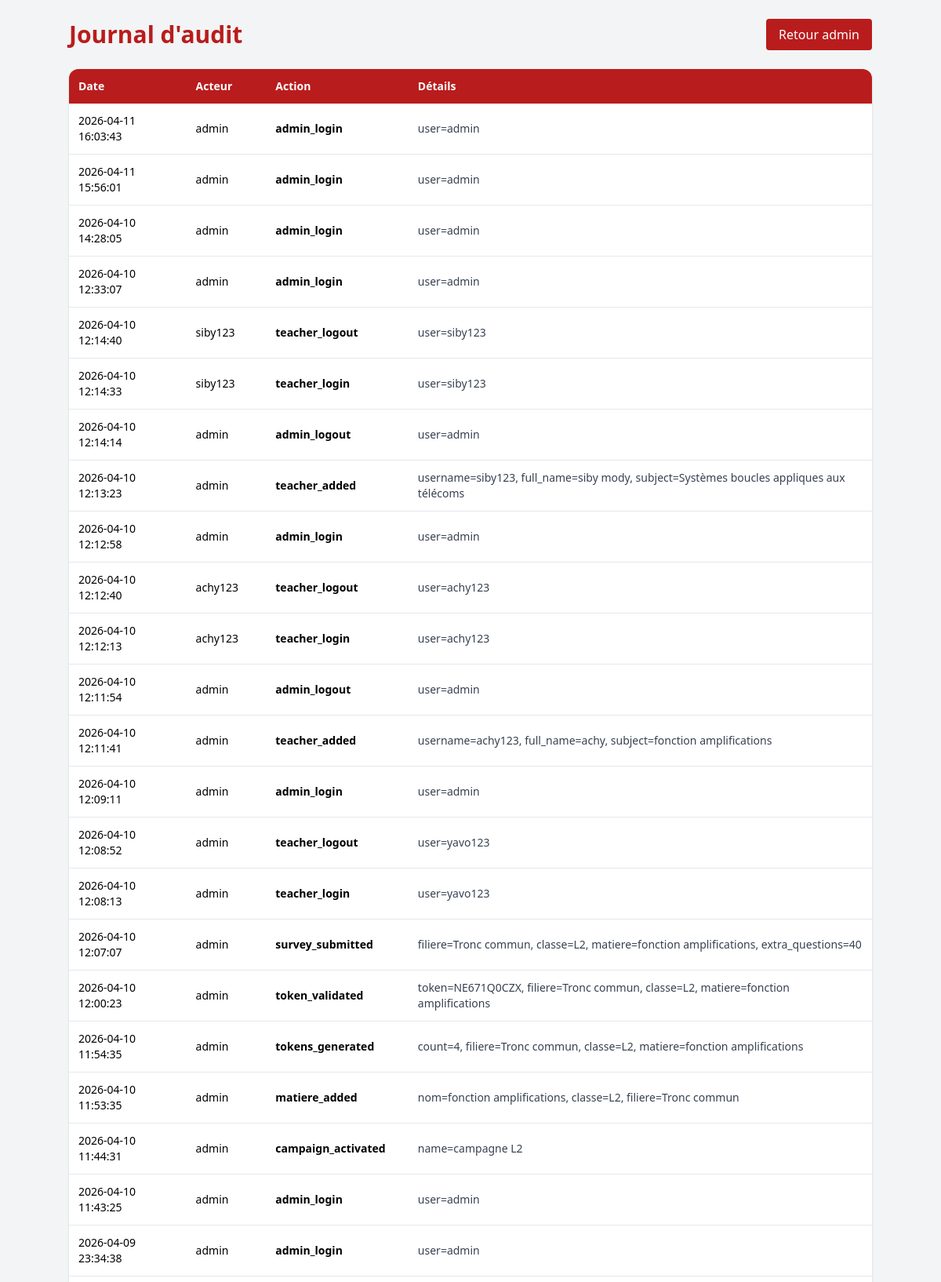
Screenshot of /admin/audit (signed in, upper part) with the database file from the repository.
### app.py (models this page shows)
class AuditLog(db.Model):
    id = db.Column(db.Integer, primary_key=True)
    actor = db.Column(db.String(120), nullable=False)
    action = db.Column(db.String(120), nullable=False)
    details = db.Column(db.String(500), nullable=True)
    created_at = db.Column(db.DateTime, nullable=False, default=datetime.utcnow)

### app.py (the view)
@app.route('/admin/audit', methods=['GET'])
def admin_audit():
    if not ensure_admin_session():
        return redirect(url_for('login'))
    logs = AuditLog.query.order_by(AuditLog.created_at.desc()).limit(300).all()
    return render_template('audit_logs.html', logs=logs)

### app.py (called while the page is built)
def ensure_admin_session():
    if not session.get('admin'):
        flash('Veuillez vous connecter pour accéder à cette page.', 'danger')
        return False
    return True

### templates/audit_logs.html (shortened to what this page needs)
<!DOCTYPE html>
<html lang="fr">
<head>
    <link rel="stylesheet" href="https://cdnjs.cloudflare.com/ajax/libs/tailwindcss/2.2.19/tailwind.min.css">
</head>
<body class="bg-gray-100 min-h-screen p-6">
    <div class="container mx-auto">
        <div class="flex justify-between items-center mb-6">
            <h1 class="text-3xl font-bold text-red-700">Journal d'audit</h1>
            <a href="{{ url_for('admin') }}" class="bg-red-700 text-white px-4 py-2 rounded hover:bg-red-800">Retour admin</a>
        </div>
        <div class="bg-white rounded-xl shadow overflow-x-auto">
            <table class="w-full text-sm">
                <thead class="bg-red-700 text-white">
                    <tr>
                        <th class="p-3 text-left">Date</th>
                        <th class="p-3 text-left">Acteur</th>
                        <th class="p-3 text-left">Action</th>
                        <th class="p-3 text-left">Détails</th>
                    </tr>
                </thead>
                <tbody>
                    {% for log in logs %}
                        <tr class="border-b">
                            <td class="p-3">{{ log.created_at.strftime('%Y-%m-%d %H:%M:%S') }}</td>
                            <td class="p-3">{{ log.actor }}</td>
                            <td class="p-3 font-semibold">{{ log.action }}</td>
                            <td class="p-3 text-gray-700">{{ log.details }}</td>
                        </tr>
                    {% else %}
                        <tr><td class="p-4 text-gray-500" colspan="4">Aucun log disponible.</td></tr>
                    {% endfor %}
                </tbody>
            </table>
        </div>
    </div>
</body>
</html>

### rows the page displays
AuditLog: created_at "2026-04-11 16:03:43", actor "admin", action "admin_login", details "user=admin"
AuditLog: created_at "2026-04-11 15:56:01", actor "admin", action "admin_login", details "user=admin"
AuditLog: created_at "2026-04-10 14:28:05", actor "admin", action "admin_login", details "user=admin"
AuditLog: created_at "2026-04-10 12:33:07", actor "admin", action "admin_login", details "user=admin"
AuditLog: created_at "2026-04-10 12:14:40", actor "siby123", action "teacher_logout", details "user=siby123"
AuditLog: created_at "2026-04-10 12:14:33", actor "siby123", action "teacher_login", details "user=siby123"
AuditLog: created_at "2026-04-10 12:14:14", actor "admin", action "admin_logout", details "user=admin"
AuditLog: created_at "2026-04-10 12:13:23", actor "admin", action "teacher_added", details "username=siby123, full_name=siby mody, subject=Systèmes boucles appliques aux télécoms"
AuditLog: created_at "2026-04-10 12:12:58", actor "admin", action "admin_login", details "user=admin"
AuditLog: created_at "2026-04-10 12:12:40", actor "achy123", action "teacher_logout", details "user=achy123"
AuditLog: created_at "2026-04-10 12:12:13", actor "achy123", action "teacher_login", details "user=achy123"
AuditLog: created_at "2026-04-10 12:11:54", actor "admin", action "admin_logout", details "user=admin"
AuditLog: created_at "2026-04-10 12:11:41", actor "admin", action "teacher_added", details "username=achy123, full_name=achy, subject=fonction amplifications"
AuditLog: created_at "2026-04-10 12:09:11", actor "admin", action "admin_login", details "user=admin"
AuditLog: created_at "2026-04-10 12:08:52", actor "admin", action "teacher_logout", details "user=yavo123"
AuditLog: created_at "2026-04-10 12:08:13", actor "admin", action "teacher_login", details "user=yavo123"
AuditLog: created_at "2026-04-10 12:07:07", actor "admin", action "survey_submitted", details "filiere=Tronc commun, classe=L2, matiere=fonction amplifications, extra_questions=40"
AuditLog: created_at "2026-04-10 12:00:23", actor "admin", action "token_validated", details "token=NE671Q0CZX, filiere=Tronc commun, classe=L2, matiere=fonction amplifications"
AuditLog: created_at "2026-04-10 11:54:35", actor "admin", action "tokens_generated", details "count=4, filiere=Tronc commun, classe=L2, matiere=fonction amplifications"
AuditLog: created_at "2026-04-10 11:53:35", actor "admin", action "matiere_added", details "nom=fonction amplifications, classe=L2, filiere=Tronc commun"
AuditLog: created_at "2026-04-10 11:44:31", actor "admin", action "campaign_activated", details "name=campagne L2"
AuditLog: created_at "2026-04-10 11:43:25", actor "admin", action "admin_login", details "user=admin"
AuditLog: created_at "2026-04-09 23:34:38", actor "admin", action "admin_login", details "user=admin"
